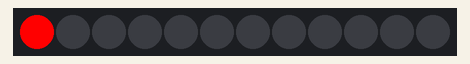
Recording of a program running on a simulated MicroPython board. On the bench: 12 RGB LEDs in strip order, left to right. Dim RGB values are drawn brighter than linear. At 16.4 s the program stops and its outputs stay as they are.

Above: at 0.1 s.
At 1.67 s:
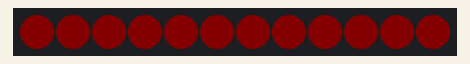
At 3.7 s:
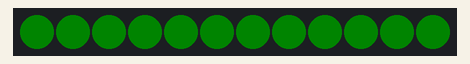
At 7.3 s:
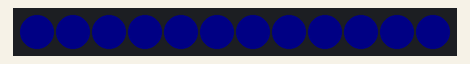
At 9.4 s:
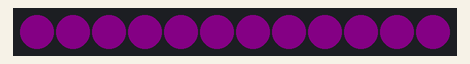
At 16.4 s:
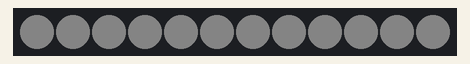

Measured:
- what the display in image 2 shows lasts 0.9 s, from 3.6 s to 4.5 s
- what the display in image 3 shows lasts 1.0 s, from 7.2 s to 8.2 s

The program:

_velse3.3.py
```python
import machine, neopixel #Importerer de libraries vi behøver
import time

# number of pixels
n = 12
# strip control gpio
p = 32
np = neopixel.NeoPixel(machine.Pin(p), n)
# set single pixel (1st pixel = index [0]) to red color
np[0] = (255, 0, 0)
np.write()
time.sleep(1)

def fade_in_out(color, wait):  #En funktion for at lave en fade in og fade out.
 for i in range(0, 4 * 256, 8):
  for j in range(n):
   if (i // 256) % 2 == 0:
    val = i & 0xff
   else:
     val = 255 - (i & 0xff)

     if color == 'red':
      np[j] = (val, 0, 0)
     elif color == 'green':
      np[j] = (0, val, 0)
     elif color == 'blue':
      np[j] = (0, 0, val)
     elif color == 'purple':
      np[j] = (val, 0, val)
     elif color == 'yellow':
      np[j] = (val, val, 0)
     elif color == 'teal':
      np[j] = (0, val, val)
     elif color == 'white':
      np[j] = (val, val, val)
     np.write()
  time.sleep_ms(wait)

fade_in_out('red', 5) #Laver en fade in og out, 5ms i rød farve
fade_in_out('green', 10)#Laver en fade in og out, 10ms i grøn farve
fade_in_out('blue', 25)#Laver en fade in og out, 25ms i blå farve
fade_in_out('purple', 30)#Laver en fade in og out, 30ms i lila farve
fade_in_out('yellow', 10)#Laver en fade in og out, 10ms i gul farve
fade_in_out('teal', 10)#Laver en fade in og out, 10ms i blågrøn farve
fade_in_out('white', 10)#Laver en fade in og out, 10ms i hvid farve
```
